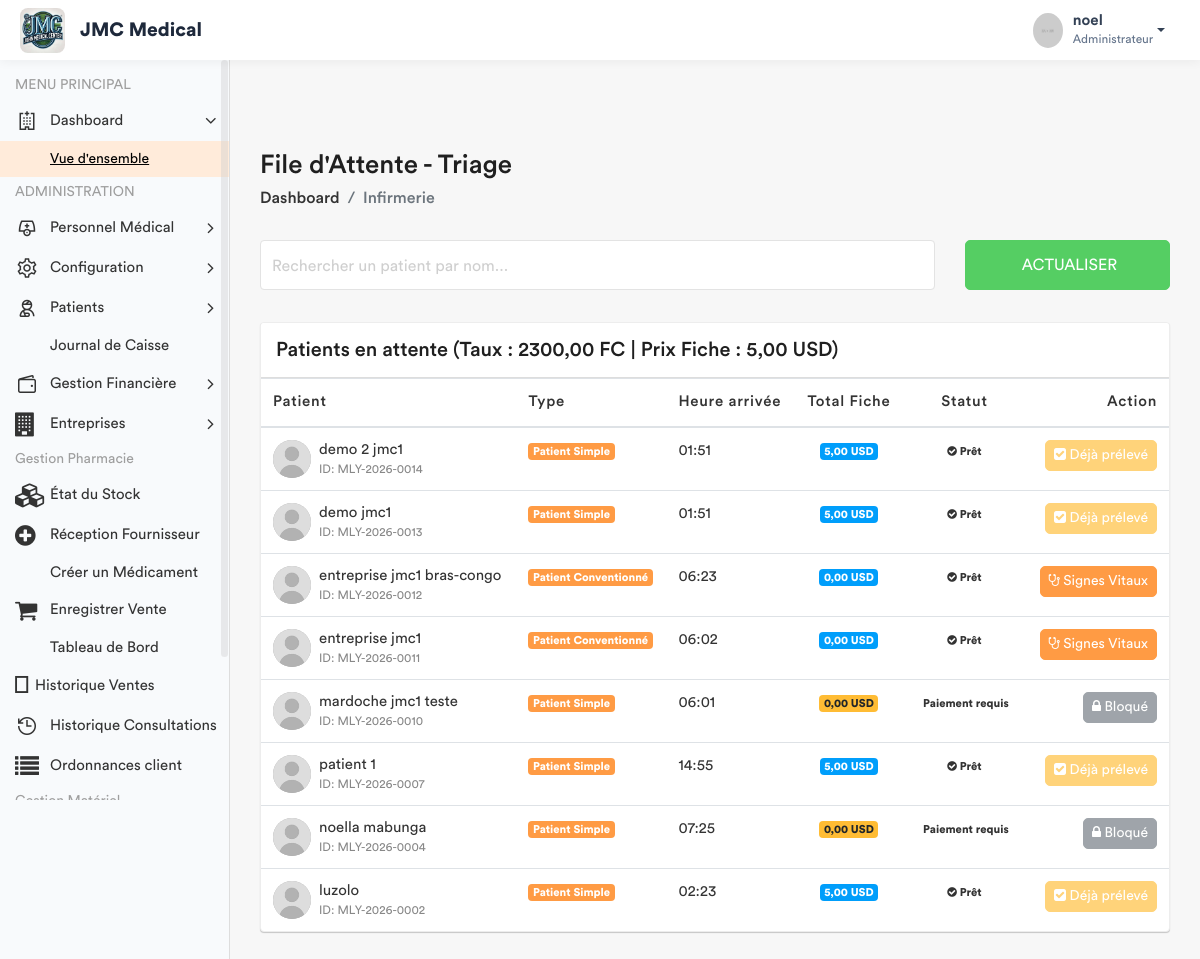
The app's page /infirmerie/attente/ (signed in) with its own data.
### app/models.py (models this page shows, shortened)
class ConfigurationHopital(models.Model):
    taux_usd_en_cdf = models.DecimalField(max_digits=10, decimal_places=2, default=Decimal('2500.00'))
    derniere_mise_a_jour = models.DateTimeField(auto_now=True)
    class Meta:
        verbose_name = "Configuration du Taux"
    @classmethod
    def get_taux(cls):
        config = cls.objects.first()
        if config:
            return config.taux_usd_en_cdf
        return Decimal('2500.00')

class Prestation(models.Model):
    CATEGORIES = [
        ('ADM', 'Administratif'),
        ('CONS', 'Consultation'),
        ('LABO', 'Laboratoire'),
        ('SOIN', 'Soins'),
        ('ECHO', 'Échographie'),
        ('RADIO', 'Radiologie'),
        ('SCAN', 'Scanner'),
        ('IRM', 'IRM'),
        ('CARDIO', 'Cardiographie'),
        ('GYNECO', 'Gynécographie'),
        ('ONCO', 'Oncologie'),
        ('ORTHO', 'Orthopédie'),
        ('DERMA', 'Dermatologie'),
        ('OPHTA', 'Ophtalmologie'),
        ('PSY', 'Psychiatrie'),
        ('KINE', 'Rééducation / Kinésithérapie'),
        ('MED', 'Acte Médical'),
        ('CHIR', 'Acte Chirurgical'),
        ('CONS_MAT', 'Consultation Maternité'),
        ('MAT', 'Forfait Maternité / Accouchement'),
    ]
    libelle = models.CharField(max_length=200, verbose_name="Libellé")
    categorie = models.CharField(max_length=10, choices=CATEGORIES, verbose_name="Catégorie")
    prix = models.DecimalField(max_digits=10, decimal_places=2, default=Decimal('0.00'), verbose_name="Prix (USD)")
    hopital =  models.ForeignKey(Hopital, on_delete= models.SET_NULL , null = True , related_name = 'hopital_prestation')
    valeur_normale = models.CharField(
        max_length=150, blank=True, null=True,
        verbose_name="Valeur Normale / Référence (Labo uniquement)",
        help_text="Ex: 70-110 mg/dl, Négatif, etc."
    )
    class Meta:
        verbose_name = "Prestation"
        verbose_name_plural = "Prestations"

class Patient(models.Model):
    TYPE_CHOICES = [
        ('SIMPLE', 'Patient Simple'),
        ('FIDELE', 'Patient Fidèle'),
        ('CONVENTIONNE', 'Patient Conventionné'),
    ]
    code_patient = models.CharField(max_length=20, unique=True, editable=False)
    noms = models.CharField(max_length=100)
    service = models.ForeignKey('Service', on_delete=models.PROTECT, related_name='patients', null=True)
    sexe = models.CharField(max_length=1, choices=[('M', 'Masculin'), ('F', 'Féminin')])
    age = models.CharField(max_length=30)
    adresse = models.TextField()
    telephone = models.CharField(max_length=20)
    hopital = models.ForeignKey(Hopital , on_delete=models.SET_NULL , related_name= 'patient_hopital', null = True)
    type_patient = models.CharField(max_length=15, choices=TYPE_CHOICES, default='SIMPLE')
    a_carte_fidelite = models.BooleanField(default=False, verbose_name="Possède carte de fidélité")
    entreprise = models.ForeignKey(
        'Entreprise',
        on_delete=models.SET_NULL,
        null=True,
        blank=True,
        related_name='patients',
        verbose_name="Entreprise (si conventionné)"
    )
    fiche_payee = models.BooleanField(default=False)
    created_by = models.ForeignKey(User, on_delete=models.SET_NULL, null=True, related_name='patients_crees')
    date_creation = models.DateTimeField(auto_now_add=True)
    date_modification = models.DateTimeField(auto_now=True)

### app/views.py (the view)
# urls.py: path('infirmerie/attente/', views.liste_attente_triage, name='liste_attente_triage'),
@login_required
def liste_attente_triage(request):
    taux = ConfigurationHopital.get_taux()
    role = Fonction.objects.select_related('hopital', 'fonctionKey').filter(userKey=request.user).first()
    hopital_user = role.hopital if role else None
    if not hopital_user:
        messages.error(request, "Votre compte n'est rattaché à aucun hôpital.")
        return redirect('enregistrement_patient')
    prestation_fiche = Prestation.objects.filter(
        categorie='ADM',
        libelle__icontains='Fiche',
        hopital=hopital_user
    ).first()
    prix_fiche_usd = prestation_fiche.prix if prestation_fiche else Decimal('6.00')
    patients_liste = Patient.objects.filter(hopital=hopital_user).order_by('-date_creation')
    for patient in patients_liste:
        if patient.type_patient != 'SIMPLE':
            patient.a_solde_fiche = True
            patient.total_fiche_usd = Decimal('0.00')
            patient.doit_payer_fiche = False
        else:
            patient.doit_payer_fiche = True
            paiements = Paiement.objects.filter(patient=patient, service='FICHE', hopital=hopital_user)
            total_paye_usd = sum([
                p.montant_verse if p.devise == 'USD' else (p.montant_verse / taux)
                for p in paiements
            ], Decimal('0.00'))
            patient.total_fiche_usd = total_paye_usd
            patient.a_solde_fiche = total_paye_usd >= prix_fiche_usd
        patient.a_signes_vitaux_deja_pris = SigneVital.objects.filter(patient=patient).exists()
    fonctionKey = role.fonctionKey.roleName if (role and role.fonctionKey) else None
    return render(request, 'back-end/infirmerie/liste_attente.html', {
        'patients': patients_liste,
        'taux': taux,
        'prix_fiche': prix_fiche_usd,
        'fonctionKey': fonctionKey
    })

### app/templates/back-end/infirmerie/liste_attente.html (shortened to what this page needs)
<!DOCTYPE html>
{% load static %}
<html lang="fr">
    <head>
        {% include 'back-end/includes/css.html' %}
    </head>
    <body>
        <div class="main-wrapper">
            {% include 'back-end/includes/header.html' %}
            {% include 'back-end/includes/sidebar.html' %}
            <div class="page-wrapper">
                <div class="content container-fluid">
                    <div class="page-header">
                        <div class="row align-items-center">
                            <div class="col">
                                <h3 class="page-title">File d'Attente - Triage</h3>
                                <ul class="breadcrumb">
                                    <li class="breadcrumb-item"><a href="{% url 'dashboard' %}">Dashboard</a></li>
                                    <li class="breadcrumb-item active">Infirmerie</li>
                                </ul>
                            </div>
                        </div>
                    </div>
                    <div class="row filter-row">
                        <div class="col-sm-9 col-md-9">
                            <div class="form-group form-focus">
                                <input type="text" id="searchPatient" class="form-control floating" onkeyup="filterTable()">
                                <label class="focus-label">Rechercher un patient par nom...</label>
                            </div>
                        </div>
                        <div class="col-sm-3 col-md-3">
                            <button class="btn btn-success btn-block" onclick="window.location.reload();">  Actualiser </button>
                        </div>
                    </div>
                    <div class="card card-table mt-3">
                        <div class="card-header">
                            <h4 class="card-title mb-0">Patients en attente (Taux : {{ taux }} FC | Prix Fiche : {{ prix_fiche }} USD)</h4>
                        </div>
                        <div class="card-body">
                            <div class="table-responsive">
                                <table class="table table-hover table-center mb-0" id="patientTable">
                                    <thead>
                                        <tr>
                                            <th>Patient</th>
                                            <th>Type</th>
                                            <th>Heure arrivée</th>
                                            <th class="text-center">Total Fiche</th>
                                            <th class="text-center">Statut</th>
                                            <th class="text-right">Action</th>
                                        </tr>
                                    </thead>
                                    <tbody>
                                        {% for patient in patients %}
                                        <tr>
                                            <td>
                                                <h2 class="table-avatar">
                                                    <a href="#" class="avatar avatar-sm mr-2">
                                                        <img class="avatar-img rounded-circle" src="{% static 'back-end/assets/img/user.jpg' %}" alt="User">
                                                    </a>
                                                    <a href="#">{{ patient.noms }} <span>ID: {{ patient.code_patient }}</span></a>
                                                </h2>
                                            </td>
                                            <td><span class="badge badge-primary">{{ patient.get_type_patient_display }}</span></td>
                                            <td>{{ patient.date_creation|date:"H:i" }}</td>
                                            <td class="text-center">
                                                <span class="badge {% if patient.a_solde_fiche %}badge-info{% else %}badge-warning{% endif %}">
                                                    {{ patient.total_fiche_usd|floatformat:2 }} USD
                                                </span>
                                            </td>
                                            <td class="text-center">
                                                {% if patient.a_solde_fiche %}
                                                    <span class="badge badge-success-border"><i class="fa fa-check-circle"></i> Prêt</span>
                                                {% else %}
                                                    <span class="badge badge-danger-border"> Paiement requis</span>
                                                {% endif %}
                                            </td>
                                            <td class="text-right">
                                                {% if not patient.a_solde_fiche and patient.doit_payer_fiche %}
                                                    <button class="btn btn-secondary btn-sm" disabled title="Le patient doit solder {{ prix_fiche }} USD">
                                                        <i class="fa fa-lock"></i> Bloqué
                                                    </button>
                                                {% elif patient.a_signes_vitaux_deja_pris %}
                                                    <button class="btn btn-warning btn-sm" disabled>
                                                        <i class="fa fa-check-square"></i> Déjà prélevé
                                                    </button>
                                                {% else %}
                                                    <a href="{% url 'saisir_signes' patient.id %}" class="btn btn-primary btn-sm">
                                                        <i class="fa fa-stethoscope"></i> Signes Vitaux
                                                    </a>
                                                {% endif %}
                                            </td>
                                        </tr>
                                        {% empty %}
                                        <tr>
                                            <td colspan="6" class="text-center py-4">Aucun patient en attente.</td>
                                        </tr>
                                        {% endfor %}
                                    </tbody>
                                </table>
                            </div>
                        </div>
                    </div>
                </div>
            </div>
        </div>
    </body>
</html>

### app/templates/back-end/includes/header.html (shortened to what this page needs)
{% load static %}
<header class="header-modern" style="background: #ffffff; height: 60px; box-shadow: 0 2px 10px rgba(0,0,0,0.05); display: flex; align-items: center; padding: 0 20px; position: relative; z-index: 1060;">
    <div class="header-left" style="display: flex; align-items: center;">
        <a href="{% url 'home' %}" class="logo">
            <img src="{% static 'front-end/assets/img/dr/jmc.jpeg' %}" width="45" height="45" alt="Moyanoli" style="border-radius: 8px;">
        </a>
        <span style="font-weight: 700; font-size: 1.2rem; margin-left: 15px; color: #1e293b;">JMC Medical</span>
    </div>
    <ul class="nav user-menu" style="list-style: none; display: flex; align-items: center; margin-left: auto;">
        <li class="nav-item dropdown has-arrow main-drop">
            <a href="#" class="dropdown-toggle nav-link" data-toggle="dropdown" style="display: flex; align-items: center; color: #334155; text-decoration: none;">
                <span class="user-img" style="margin-right: 10px;">
                    <img src="{% static 'back-end/assets/img/profiles/avatar-21.jpg' %}" width="35" height="35" alt="User" style="border-radius: 50%;">
                </span>
                <div style="line-height: 1.2;">
                    <span style="font-weight: 600; display: block;">{{ user.username }}</span>
                    <span style="font-size: 0.75rem; color: #64748b;">Administrateur</span>
                </div>
            </a>
        </li>
    </ul>
</header>

### records on screen
ConfigurationHopital: taux_usd_en_cdf "2300,00"
Prestation: prix "5,00"
Patient: noms "demo 2 jmc1", code_patient "MLY-2026-0014", type_patient "Patient Simple", date_creation "01:51", total_fiche_usd "5,00", shows "Prêt", shows "Déjà prélevé"
Patient: noms "demo jmc1", code_patient "MLY-2026-0013", type_patient "Patient Simple", date_creation "01:51", total_fiche_usd "5,00", shows "Prêt", shows "Déjà prélevé"
Patient: noms "entreprise jmc1 bras-congo", code_patient "MLY-2026-0012", type_patient "Patient Conventionné", date_creation "06:23", total_fiche_usd "0,00", shows "Prêt", shows "Signes Vitaux"
Patient: noms "entreprise jmc1", code_patient "MLY-2026-0011", type_patient "Patient Conventionné", date_creation "06:02", total_fiche_usd "0,00", shows "Prêt", shows "Signes Vitaux"
Patient: noms "mardoche jmc1 teste", code_patient "MLY-2026-0010", type_patient "Patient Simple", date_creation "06:01", total_fiche_usd "0,00", shows "Paiement requis"
Patient: noms "patient 1", code_patient "MLY-2026-0007", type_patient "Patient Simple", date_creation "14:55", total_fiche_usd "5,00", shows "Prêt", shows "Déjà prélevé"
Patient: noms "noella mabunga", code_patient "MLY-2026-0004", type_patient "Patient Simple", date_creation "07:25", total_fiche_usd "0,00", shows "Paiement requis"
Patient: noms "luzolo", code_patient "MLY-2026-0002", type_patient "Patient Simple", date_creation "02:23", total_fiche_usd "5,00", shows "Prêt", shows "Déjà prélevé"

### other values on screen
{{ user.username }} "noel"
